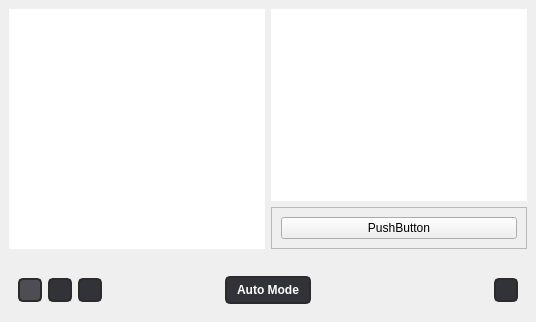
      <widget class="QWidget" name="page_29">
       <layout class="QGridLayout" name="gridLayout_71">
        <property name="leftMargin">
         <number>0</number>
        </property>
        <property name="topMargin">
         <number>0</number>
        </property>
        <property name="rightMargin">
         <number>0</number>
        </property>
        <property name="bottomMargin">
         <number>0</number>
        </property>
        <property name="spacing">
         <number>0</number>
        </property>
        <item row="0" column="0">
         <widget class="QStackedWidget" name="stackedWidget_8">
          <widget class="QWidget" name="page_30">
           <layout class="QGridLayout" name="gridLayout_75">
            <item row="0" column="1">
             <widget class="QTextBrowser" name="textBrowser_8">
              <property name="sizePolicy">
               <sizepolicy hsizetype="Preferred" vsizetype="Expanding">
                <horstretch>0</horstretch>
                <verstretch>0</verstretch>
               </sizepolicy>
              </property>
              <property name="font">
               <font>
                <weight>75</weight>
                <bold>true</bold>
               </font>
              </property>
              <property name="styleSheet">
               <string notr="true">color: rgb(245, 245, 245);</string>
              </property>
              <property name="frameShape">
               <enum>QFrame::NoFrame</enum>
              </property>
              <property name="html">
               <string>&lt;!DOCTYPE HTML PUBLIC &quot;-//W3C//DTD HTML 4.0//EN&quot; &quot;http://www.w3.org/TR/REC-html40/strict.dtd&quot;&gt;
&lt;html&gt;&lt;head&gt;&lt;meta name=&quot;qrichtext&quot; content=&quot;1&quot; /&gt;&lt;style type=&quot;text/css&quot;&gt;
p, li { white-space: pre-wrap; }
&lt;/style&gt;&lt;/head&gt;&lt;body style=&quot; font-family:'Noto Sans'; font-size:10pt; font-weight:600; font-style:normal;&quot;&gt;
&lt;p style=&quot;-qt-paragraph-type:empty; margin-top:0px; margin-bottom:0px; margin-left:0px; margin-right:0px; -qt-block-indent:0; text-indent:0px; font-weight:400;&quot;&gt;&lt;br /&gt;&lt;/p&gt;&lt;/body&gt;&lt;/html&gt;</string>
              </property>
             </widget>
            </item>
            <item row="1" column="1">
             <widget class="QFrame" name="frame_43">
              <property name="frameShape">
               <enum>QFrame::StyledPanel</enum>
              </property>
              <property name="frameShadow">
               <enum>QFrame::Raised</enum>
              </property>
              <layout class="QGridLayout" name="gridLayout_79">
               <item row="0" column="0">
                <widget class="QPushButton" name="pushButton_59">
                 <property name="text">
                  <string>PushButton</string>
                 </property>
                </widget>
               </item>
              </layout>
             </widget>
            </item>
            <item row="0" column="0" rowspan="2">
             <widget class="QListWidget" name="listWidget_10">
              <property name="font">
               <font>
                <weight>75</weight>
                <bold>true</bold>
               </font>
              </property>
              <property name="frameShape">
               <enum>QFrame::NoFrame</enum>
              </property>
             </widget>
            </item>
           </layout>
          </widget>
          <widget class="QWidget" name="page_31"/>
         </widget>
        </item>
        <item row="1" column="0">
         <widget class="QFrame" name="frame_39">
          <property name="styleSheet">
           <string notr="true">QPushButton {
	color: rgb(255, 255, 255);
	background-color: rgb(49, 51, 56);
	border-radius: 5px;
    border: 2px solid #2d2a2a;
}

QPushButton:hover {
	background-color: rgb(59, 61, 66);
}

QPushButton:pressed {
	background-color: rgb(76, 78, 84);
}

QPushButton:checked {
	background-color: rgb(76, 78, 84);
}</string>
          </property>
          <property name="frameShape">
           <enum>QFrame::NoFrame</enum>
          </property>
          <property name="frameShadow">
           <enum>QFrame::Raised</enum>
          </property>
          <layout class="QGridLayout" name="gridLayout_72">
           <item row="0" column="0">
            <widget class="QFrame" name="frame_40">
             <property name="sizePolicy">
              <sizepolicy hsizetype="Expanding" vsizetype="Preferred">
               <horstretch>0</horstretch>
               <verstretch>0</verstretch>
              </sizepolicy>
             </property>
             <property name="frameShape">
              <enum>QFrame::NoFrame</enum>
             </property>
             <property name="frameShadow">
              <enum>QFrame::Raised</enum>
             </property>
             <layout class="QGridLayout" name="gridLayout_73">
              <item row="0" column="1">
               <widget class="QPushButton" name="pushButton_57">
                <property name="sizePolicy">
                 <sizepolicy hsizetype="Fixed" vsizetype="Fixed">
                  <horstretch>0</horstretch>
                  <verstretch>0</verstretch>
                 </sizepolicy>
                </property>
                <property name="minimumSize">
                 <size>
                  <width>24</width>
                  <height>24</height>
                 </size>
                </property>
                <property name="maximumSize">
                 <size>
                  <width>24</width>
                  <height>24</height>
                 </size>
                </property>
                <property name="text">
                 <string/>
                </property>
                <property name="icon">
                 <iconset>
                  <activeoff>res/history.png</activeoff>
                  <activeon>res/history_.png</activeon>
                 </iconset>
                </property>
                <property name="checkable">
                 <bool>true</bool>
                </property>
                <property name="autoExclusive">
                 <bool>true</bool>
                </property>
               </widget>
              </item>
              <item row="0" column="0">
               <widget class="QPushButton" name="pushButton_55">
                <property name="sizePolicy">
                 <sizepolicy hsizetype="Fixed" vsizetype="Fixed">
                  <horstretch>0</horstretch>
                  <verstretch>0</verstretch>
                 </sizepolicy>
                </property>
                <property name="minimumSize">
                 <size>
                  <width>24</width>
                  <height>24</height>
                 </size>
                </property>
                <property name="maximumSize">
                 <size>
                  <width>24</width>
                  <height>24</height>
                 </size>
                </property>
                <property name="text">
                 <string/>
                </property>
                <property name="icon">
                 <iconset>
                  <activeoff>res/icon_robo.png</activeoff>
                  <activeon>res/icon_robo1.png</activeon>
                 </iconset>
                </property>
                <property name="checkable">
                 <bool>true</bool>
                </property>
                <property name="checked">
                 <bool>true</bool>
                </property>
                <property name="autoExclusive">
                 <bool>true</bool>
                </property>
               </widget>
              </item>
              <item row="0" column="2">
               <widget class="QPushButton" name="pushButton_58">
                <property name="sizePolicy">
                 <sizepolicy hsizetype="Fixed" vsizetype="Fixed">
                  <horstretch>0</horstretch>
                  <verstretch>0</verstretch>
                 </sizepolicy>
                </property>
                <property name="minimumSize">
                 <size>
                  <width>24</width>
                  <height>24</height>
                 </size>
                </property>
                <property name="maximumSize">
                 <size>
                  <width>24</width>
                  <height>24</height>
                 </size>
                </property>
                <property name="text">
                 <string/>
                </property>
                <property name="icon">
                 <iconset>
                  <activeoff>res/Home1.png</activeoff>
                  <activeon>res/Home.png</activeon>
                 </iconset>
                </property>
                <property name="checkable">
                 <bool>true</bool>
                </property>
                <property name="autoExclusive">
                 <bool>true</bool>
                </property>
               </widget>
              </item>
              <item row="0" column="3">
               <spacer name="horizontalSpacer_32">
                <property name="orientation">
                 <enum>Qt::Horizontal</enum>
                </property>
                <property name="sizeHint" stdset="0">
                 <size>
                  <width>40</width>
                  <height>20</height>
                 </size>
                </property>
               </spacer>
              </item>
             </layout>
            </widget>
           </item>
           <item row="0" column="4">
            <widget class="QFrame" name="frame_41">
             <property name="sizePolicy">
              <sizepolicy hsizetype="Expanding" vsizetype="Preferred">
               <horstretch>0</horstretch>
               <verstretch>0</verstretch>
              </sizepolicy>
             </property>
             <property name="frameShape">
              <enum>QFrame::NoFrame</enum>
             </property>
             <property name="frameShadow">
              <enum>QFrame::Raised</enum>
             </property>
             <layout class="QGridLayout" name="gridLayout_74">
              <item row="0" column="1">
               <widget class="QPushButton" name="pushButton_56">
                <property name="sizePolicy">
                 <sizepolicy hsizetype="Fixed" vsizetype="Fixed">
                  <horstretch>0</horstretch>
                  <verstretch>0</verstretch>
                 </sizepolicy>
                </property>
                <property name="minimumSize">
                 <size>
                  <width>24</width>
                  <height>24</height>
                 </size>
                </property>
                <property name="maximumSize">
                 <size>
                  <width>24</width>
                  <height>24</height>
                 </size>
                </property>
                <property name="text">
                 <string/>
                </property>
               </widget>
              </item>
              <item row="0" column="0">
               <spacer name="horizontalSpacer_33">
                <property name="orientation">
                 <enum>Qt::Horizontal</enum>
                </property>
                <property name="sizeHint" stdset="0">
                 <size>
                  <width>40</width>
                  <height>20</height>
                 </size>
                </property>
               </spacer>
              </item>
             </layout>
            </widget>
           </item>
           <item row="0" column="1" colspan="3">
            <widget class="QFrame" name="frame_42">
             <property name="frameShape">
              <enum>QFrame::NoFrame</enum>
             </property>
             <property name="frameShadow">
              <enum>QFrame::Raised</enum>
             </property>
             <layout class="QGridLayout" name="gridLayout_76">
              <item row="0" column="1">
               <widget class="QPushButton" name="pushButton_54">
                <property name="sizePolicy">
                 <sizepolicy hsizetype="Fixed" vsizetype="Fixed">
                  <horstretch>0</horstretch>
                  <verstretch>0</verstretch>
                 </sizepolicy>
                </property>
                <property name="minimumSize">
                 <size>
                  <width>86</width>
                  <height>28</height>
                 </size>
                </property>
                <property name="font">
                 <font>
                  <weight>75</weight>
                  <bold>true</bold>
                 </font>
                </property>
                <property name="styleSheet">
                 <string notr="true"/>
                </property>
                <property name="text">
                 <string>Auto Mode</string>
                </property>
                <property name="checkable">
                 <bool>true</bool>
                </property>
               </widget>
              </item>
              <item row="0" column="2">
               <spacer name="horizontalSpacer_31">
                <property name="orientation">
                 <enum>Qt::Horizontal</enum>
                </property>
                <property name="sizeType">
                 <enum>QSizePolicy::Expanding</enum>
                </property>
                <property name="sizeHint" stdset="0">
                 <size>
                  <width>0</width>
                  <height>0</height>
                 </size>
                </property>
               </spacer>
              </item>
              <item row="0" column="0">
               <spacer name="horizontalSpacer_30">
                <property name="orientation">
                 <enum>Qt::Horizontal</enum>
                </property>
                <property name="sizeType">
                 <enum>QSizePolicy::Expanding</enum>
                </property>
                <property name="sizeHint" stdset="0">
                 <size>
                  <width>0</width>
                  <height>0</height>
                 </size>
                </property>
               </spacer>
              </item>
             </layout>
            </widget>
           </item>
          </layout>
         </widget>
        </item>
       </layout>
      </widget>
